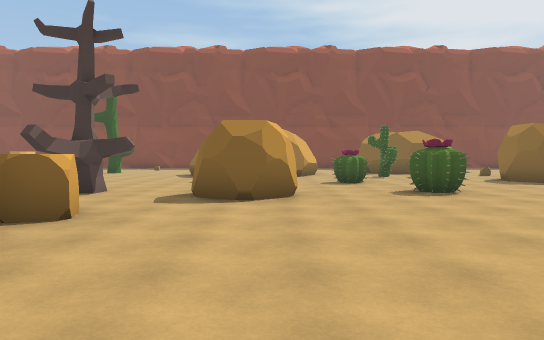
[1] (above)

23 first-person views from a walk through a scene from a Unity 3-D project. The camera is 1.5 m above the floor, tilts 2° down and sees 70° across. The floor is counted in squares, 2 m on a side. Each view is taken from the middle of a square. On the plan, view 1 faces up. The plan holds only what a view shows up to about 12 squares ahead; the rest is blank. The place goes on beyond the plan. The player character is not drawn. Some animated figures are left out.

[2]
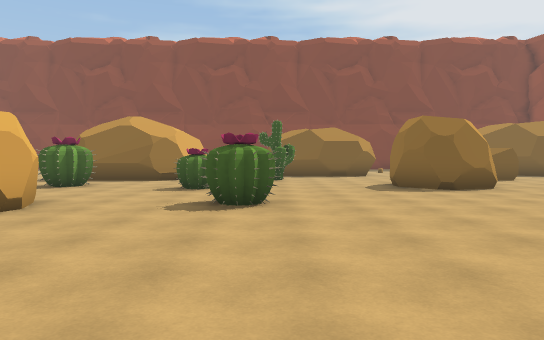

[3]
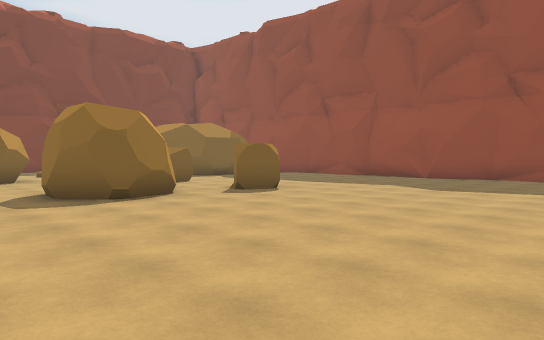

[4]
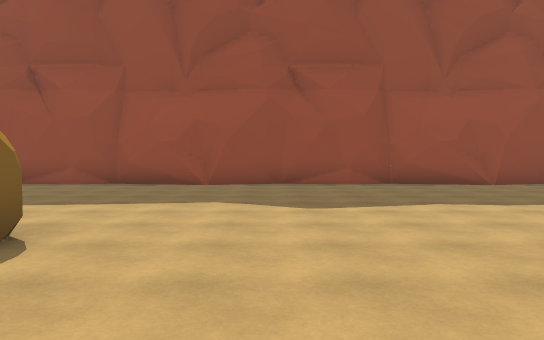

[5]
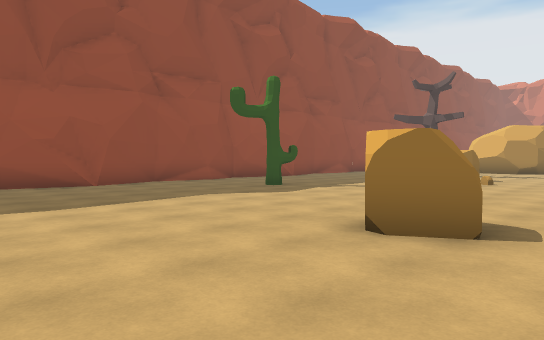

[6]
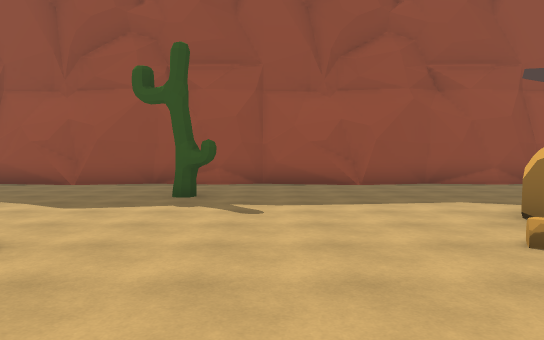

[7]
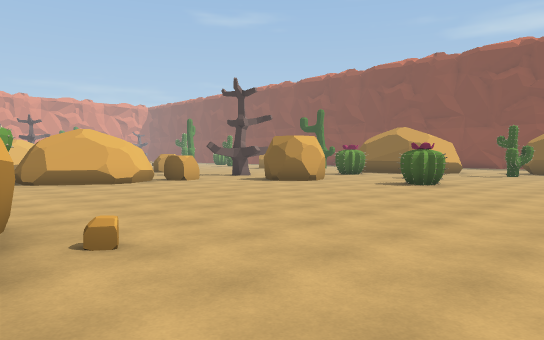

[8]
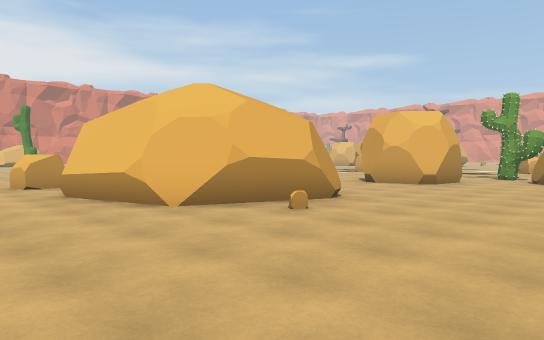

[9]
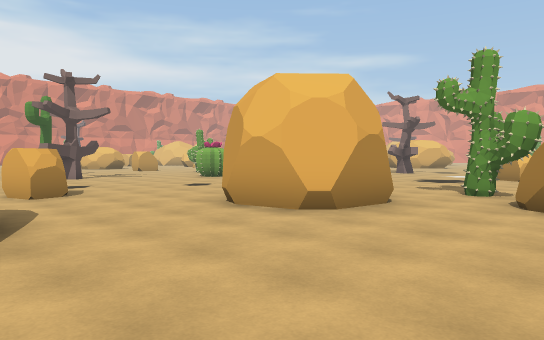

[10]
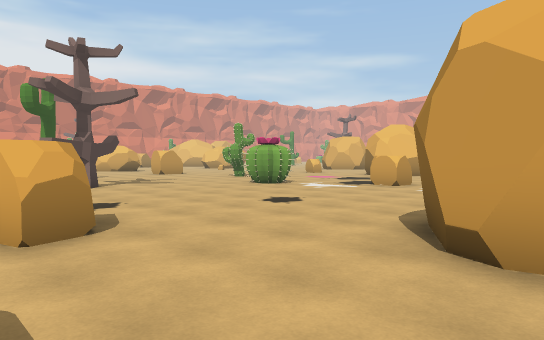

[11]
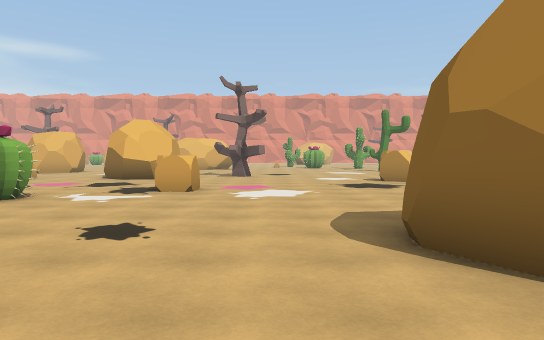

[12]
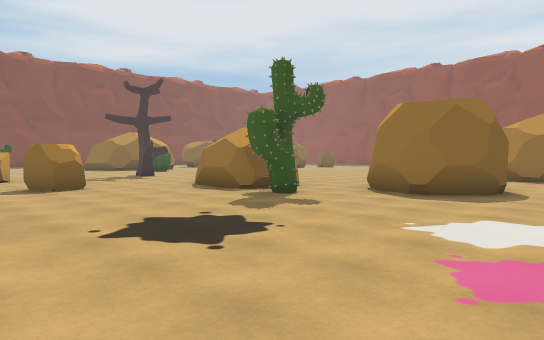

[13]
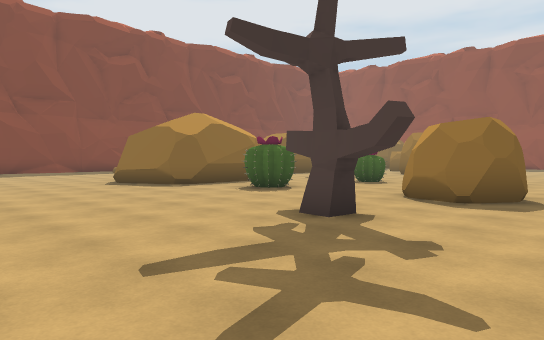

[14]
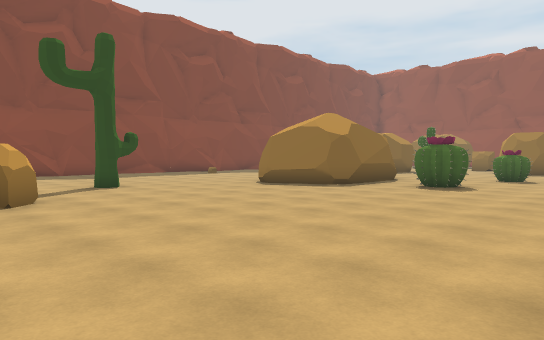

[15]
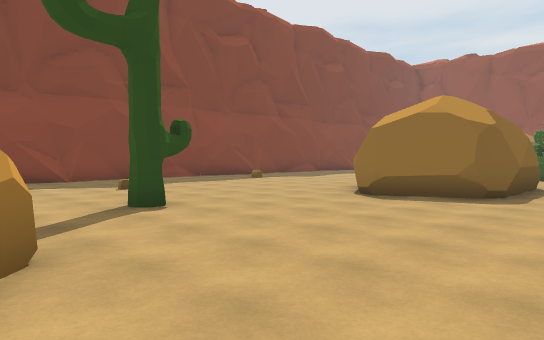

[16]
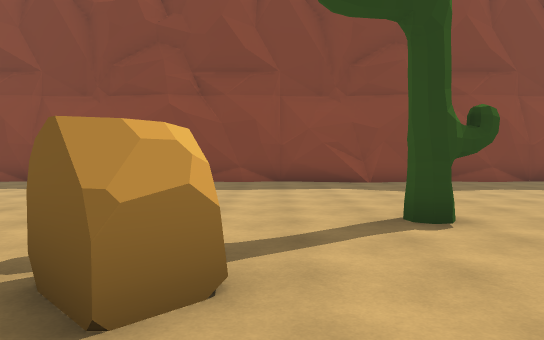

[17]
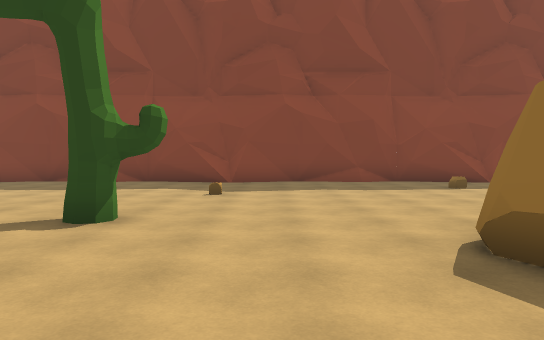

[18]
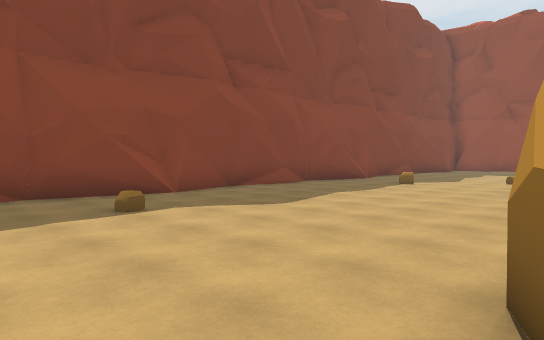

[19]
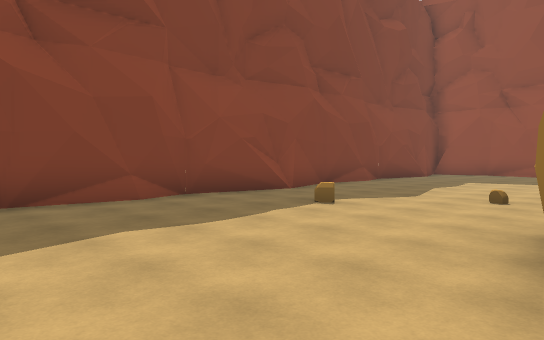

[20]
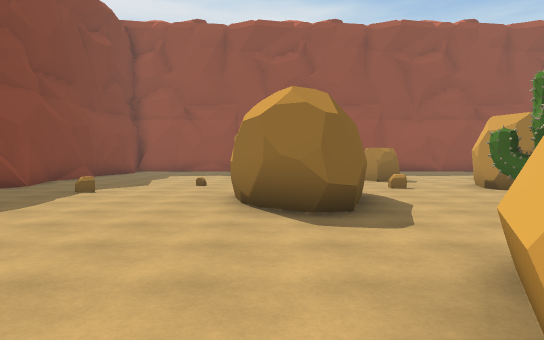

[21]
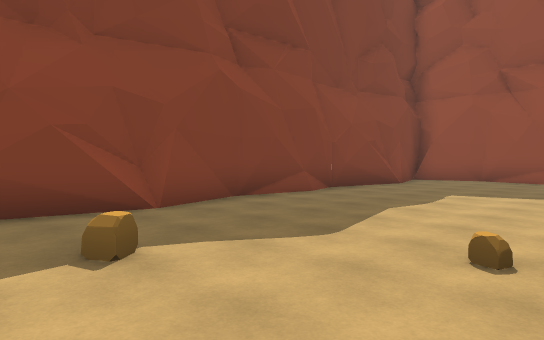

[22]
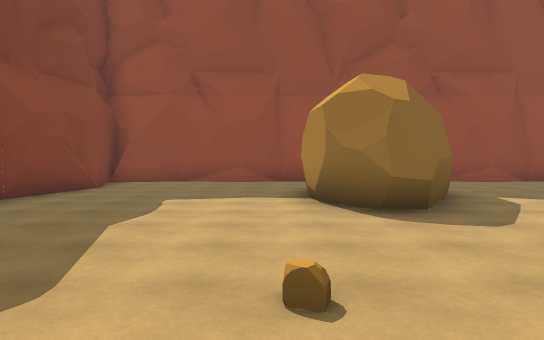

[23]
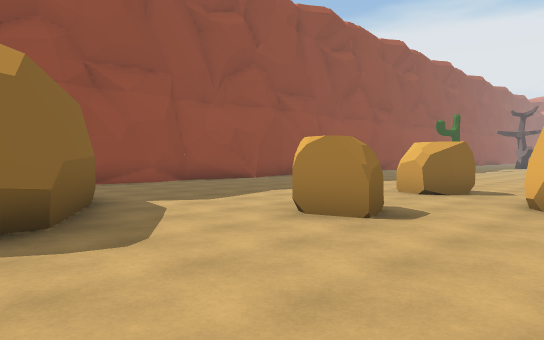

### Floor plan
Key: @ floor where view 1 was taken; # wall or solid block; . floor; O other object.
Columns run from 11 left of view 1 to 19 right of it. Each row starts with its distance up from view 1.
 25 ###############################
 24 ..............................#
 23 ..............................#
 22 ..................O...........#
 21 ..............................#
 20  .............................#
 19  ......................#### ..#
 18  ...O..........###  ...###
 17 .........####..#####.....#
 16 .O......##  #................
 15 .O......##  # ..O..O..O.......#
 14  ........####  O......O.......#
 13  ............  ....OO.........#
 12  ........OO.......OOO.........#
 11 ..........O..OO....OO.OO......#
 10 ..............................#
  9  .......O.....O...............#
  8 . O....OO.OO..OO..............#
  7   O....O..OO..................#
  6   ............................#
  5   ..... O.....................#
  4   .O... #.....................#
  3   .O..###.....................#
  2  .....###...........OO........#
  1  .....###.....................#
  0  ....OO....@..................#
 -1 O.......OO.....# .........O...#
 -2 ........OOO...###.........O...#
 -3 ........OOO...# ##.. .........#
 -4 .........O....#  #.. .........#
 -5 ..............   #.. .........#
 -6 ............O.   ..  ...O.....#
 -7 ...OO........    OO  ..OO.....#
 -8   ...........    O.       ....#
 -9 .....O.....                 ..#
-10 .....OO....                   #
-11 .... .....O
-12 ..    ...OO

Where each view was taken, in squares from view 1:
view 1: 0 up, 0 right, facing up
view 2: 2 up, 4 right, facing up
view 3: 4 up, 5 right, facing up-right
view 4: 8 up, 8 right, facing right
view 5: 6 up, 8 right, facing down-right
view 6: 3 down, 8 right, facing right
view 7: 2 down, 8 right, facing up-left
view 8: 3 up, 9 right, facing down-left
view 9: 2 up, 3 right, facing down-left
view 10: 2 down, 2 right, facing down-left
view 11: 5 down, 1 right, facing left
view 12: 6 down, 11 left, facing up-right
view 13: 5 up, 8 left, facing up-right
view 14: 8 up, 11 left, facing up-right
view 15: 12 up, 10 left, facing up-right
view 16: 13 up, 9 left, facing up
view 17: 13 up, 5 left, facing up
view 18: 17 up, 3 left, facing up-right
view 19: 18 up, 2 right, facing up-right
view 20: 18 up, 1 left, facing right
view 21: 19 up, 6 right, facing up-right
view 22: 20 up, 7 right, facing right
view 23: 19 up, 8 right, facing down-right
